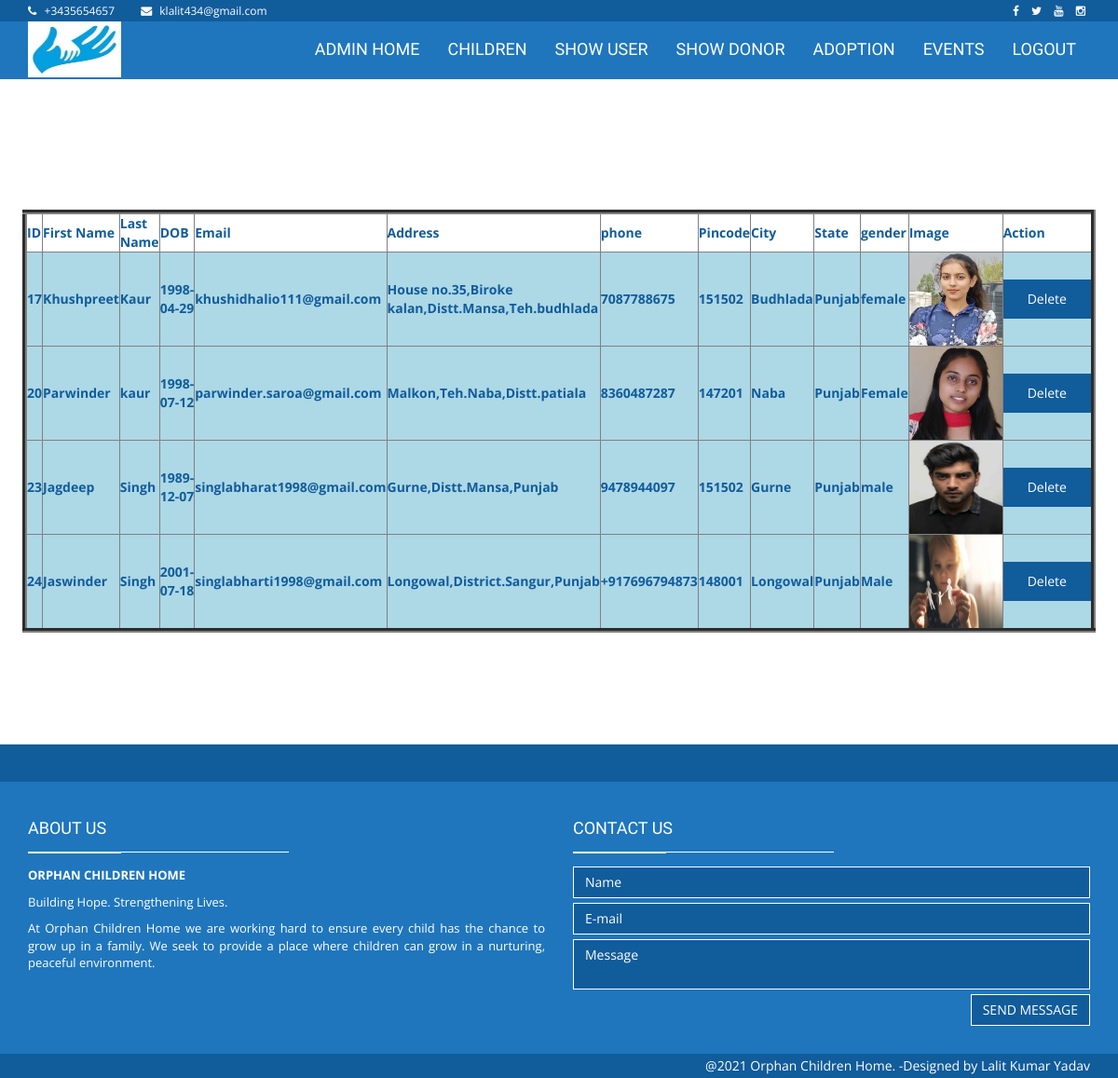
/showregistration/, run on the app's committed database.
### orphanagedata/models.py (models this page shows, shortened)
class NewRegistration(models.Model):
    p_id = models.AutoField( primary_key= True )
    firstname=models.CharField(max_length=100)
    lastname=models.CharField(max_length=100)
    dob=models.CharField(max_length=100)
    fathername=models.CharField(max_length=100)
    email=models.CharField(max_length=100)
    password=models.CharField(max_length=100)
    confirmpassword=models.CharField(max_length=100)
    address=models.CharField(max_length=100)
    phone=models.CharField(max_length=100)
    pincode=models.CharField(max_length=100)
    city=models.CharField(max_length=100)
    state=models.CharField(max_length=100)
    gender=models.CharField(max_length=100)
    user_image=models.ImageField(upload_to='userimages/')

### orphanagedata/views.py (the view)
# urls.py: path('showregistration/', views.showregistration),
def showregistration(request):
    data=NewRegistration.objects.all()
    return render(request,'template/showregistration.html',{"alldata":data})

### orphanagedata/template/showregistration.html (shortened to what this page needs)
{% load static %}
{% include 'template/adminheader.html' %}
{% include 'template/adminmenu.html' %}
<center><table border="5" cellpadding="2" height="90%" width="85%" >
	<tr>
		<th>ID</th><br>
		<th>First Name</th>
		<th>Last Name</th>
		<th>DOB</th>
		<th>Email</th>
		<th>Address</th>
		<th>phone</th>
		<th>Pincode</th>
		<th>City</th>
		<th>State</th>
		<th>gender</th>
		<th>Image</th>
		<th>Action</th>
	</tr>
{% for x in alldata %}
	<tr bgcolor="lightblue">
		<th>{{x.p_id}}</th>
		<th>{{x.firstname}}</th>
		<th>{{x.lastname}}</th>
		<th>{{x.dob}}</th>
		<th>{{x.email}}</th>
		<th>{{x.address}}</th>
		<th>{{x.phone}}</th>
		<th>{{x.pincode}}</th>
		<th>{{x.city}}</th>
		<th>{{x.state}}</th>
		<th>{{x.gender}}</th>
		<th><img src="{{ x.user_image.url }}" height="100" width="100" /></th>
		<th><form action="/deleteuser/" method="post">
		<button type="submit" class="btn btn-primary">Delete</button>
		</form>
		</th>
	</tr>
{% endfor %}
</table></center>
{% include 'template/adminfooter.html' %}

### orphanagedata/template/adminheader.html (shortened to what this page needs)
{% load static %}
<!DOCTYPE html>
<html class="no-js">
    <head>
        <link rel="stylesheet" href="{% static 'assets/css/bootstrap.min.css' %}">
        <link rel="stylesheet" href="{% static 'assets/css/font-awesome.min.css' %}">
        <link rel="stylesheet" href="{% static 'assets/css/owl.carousel.css' %}">
        <link rel="stylesheet" href="{% static 'assets/css/style.css' %}">
    </head>

### orphanagedata/template/adminmenu.html (shortened to what this page needs)
{% load static %}
<header class="main-header">
        <nav class="navbar navbar-static-top">
            <div class="navbar-top">
              <div class="container">
                  <div class="row">
                    <div class="col-sm-6 col-xs-12">
                        <ul class="list-unstyled list-inline header-contact">
                            <li> <i class="fa fa-phone"></i> <a href="tel:">+3435654657 </a> </li>
                             <li> <i class="fa fa-envelope"></i> <a href="klalit434@gmail.com">klalit434@gmail.com</a> </li>
                       </ul>
                    </div>
                    <div class="col-sm-6 col-xs-12 text-right">
                        <ul class="list-unstyled list-inline header-social">
                            <li> <a href="#"> <i class="fa fa-facebook"></i> </a> </li>
                            <li> <a href="#"> <i class="fa fa-twitter"></i>  </a> </li>
                            <li> <a href="#"> <i class="fa fa-youtube"></i>  </a> </li>
                            <li> <a href="#"> <i class="fa fa-instagram"></i>  </a> </li>
                       </ul>
                    </div>
                  </div>
              </div>
            </div>
            <div class="navbar-main">
              <div class="container">
                <div class="navbar-header">
                  <a  href="/index/"><img src="{% static 'assets\images\logo\logo1.jpg' %}" alt="" height="60px" width="100px" style="margin-top:0px;"></a>
                </div>
                <div id="navbar" class="navbar-collapse collapse pull-right">
                  <ul class="nav navbar-nav">
					<li><a href="/admin1/"> ADMIN HOME</a></li>
					<li class="has-child"><a href="#">CHILDREN</a>
                    </li>
                    <li><a href="/showregistration/">SHOW USER</a></li>
                    <li><a href="/showdonor/">SHOW DONOR</a></li>
					<li class="has-child"><a href="#">ADOPTION</a>
                    </li>
					<li class="has-child"><a href="#">EVENTS</a>
                   <li><a href="/logout/">LOGOUT</a></li>
                  </ul>
                </div>
              </div>
            </div>
        </nav>
    </header>

### orphanagedata/template/adminfooter.html (shortened to what this page needs)
{% load static %}
<footer class="main-footer">
        <div class="footer-top">
        </div>
        <div class="footer-main">
            <div class="container">
                <div class="row">
                    <div class="col-md-6">
                        <div class="footer-col">
                            <h4 class="footer-title">About Us <span class="title-under"></span></h4>
                            <div class="footer-content">
                                <p>
                                    <strong>ORPHAN CHILDREN HOME</strong>
									 <p>
								Building Hope. Strengthening Lives.                                </p>
									<p>At Orphan Children Home  we are working hard to ensure every child has the chance to grow up in a family.
									We seek to provide a place where children can grow in a nurturing, peaceful environment.
                                </p>
                            </div>
                        </div>
                    </div>
                    <div class="col-md-6">
                        <div class="footer-col">
                            <h4 class="footer-title">Contact us <span class="title-under"></span></h4>
                            <div class="footer-content">
                                <div class="footer-form">
                                    <div class="footer-form" >
                                    <form action="php/mail.php" class="ajax-form">
                                        <div class="form-group">
                                            <input type="text" name="name" class="form-control" placeholder="Name" required>
                                        </div>
                                         <div class="form-group">
                                            <input type="email" name="email" class="form-control" placeholder="E-mail" required>
                                        </div>
                                        <div class="form-group">
                                            <textarea name="message" class="form-control" placeholder="Message" required></textarea>
                                        </div>
                                         <div class="form-group">
                                            <button type="submit" class="btn btn-submit pull-right"><a href="mailto:klalit434@gmail.com">Send message</a></button>
                                        </div>
                                    </form>
                                </div>
                                </div>
                            </div>
                        </div>
                    </div>
                    <div class="clearfix"></div>
                </div>
            </div>
        </div>
        <div class="footer-bottom">
            <div class="container text-right">
                 @2021 Orphan Children Home. -Designed by Lalit Kumar Yadav
            </div>
        </div>
    </footer>
    </body>
</html>

### orphanagedata/static/assets/css/style.css (style rules this page uses)
h1, h2, h3, h4 { font-family: "Dosis", sans-serif; }
a { color: inherit; }
.navbar-static-top { margin: 0; border: 0; color: #fff; }
.navbar-top { background: #115c9b; font-size: 12px; padding: 3px 0; }
.navbar-top .list-inline { margin-bottom: 0; }
.navbar-top .header-contact li { margin-right: 15px; }
.navbar-top .header-contact li .fa { margin-right: 5px; }
.navbar-main { margin-bottom: 0; color: #fff; background: #1f76bd; }
.navbar-main li a { font-family: "Dosis", sans-serif; font-size: 18px; padding: 20px 15px; border-bottom: 2px solid transparent; }
.footer-top { background: #115c9b; height: 40px; }
.main-footer { background: #1f76bd; color: #fff; }
.main-footer .footer-main { padding: 30px 0; }
.main-footer .footer-title { text-transform: uppercase; margin-bottom: 10px; }
.main-footer .footer-title .title-under { background: #fff; margin: 15px 0; text-align: left; }
.main-footer .footer-title .title-under:after { margin: 0; background: #fff; }
.main-footer .footer-content { text-align: justify; font-size: 13px; }
.footer-bottom { background: #115c9b; padding: 3px; }
.footer-form .form-group { margin-bottom: 5px; }
.footer-form .form-control { background: #115c9b; color: #fff; border: 0; border-radius: 0; margin-bottom: 5px; border: 1px solid #fff; resize: none; }
.footer-form .btn-submit { border-radius: 0; background: #115c9b; text-transform: uppercase; border: 1px solid #fff; -moz-transition: all, 0.5s; -o-transition: all, 0.5s; -webkit-transition: all, 0.5s; transition: all, 0.5s; }
.btn-primary { background: #115c9b; border: none; border-radius: 0; padding: 10px 25px; border: 1px solid transparent; -moz-transition: all, 0.3s; -o-transition: all, 0.3s; -webkit-transition: all, 0.3s; transition: all, 0.3s; }
.title-under { display: block; margin: 5px auto; background: #1f76bd; height: 1px; width: 280px; }
.title-under:after { content: ''; display: block; width: 100px; background: inherit; height: 2px; margin: 0 auto; margin-top: 10px; }
.form-control { border-radius: 0; box-shadow: none; }

### data on the page
NewRegistration: p_id "17", firstname "Khushpreet", lastname "Kaur", dob "1998-04-29", email "khushidhalio111@gmail.com", address "House no.35,Biroke kalan,Distt.Mansa,Teh.budhlada", phone "7087788675", pincode "151502", city "Budhlada", state "Punjab", gender "female", user_image (picture)
NewRegistration: p_id "20", firstname "Parwinder", lastname "kaur", dob "1998-07-12", email "parwinder.saroa@gmail.com", address "Malkon,Teh.Naba,Distt.patiala", phone "8360487287", pincode "147201", city "Naba", state "Punjab", gender "Female", user_image (picture)
NewRegistration: p_id "23", firstname "Jagdeep", lastname "Singh", dob "1989-12-07", email "singlabharat1998@gmail.com", address "Gurne,Distt.Mansa,Punjab", phone "9478944097", pincode "151502", city "Gurne", state "Punjab", gender "male", user_image (picture)
NewRegistration: p_id "24", firstname "Jaswinder", lastname "Singh", dob "2001-07-18", email "singlabharti1998@gmail.com", address "Longowal,District.Sangur,Punjab", phone "+917696794873", pincode "148001", city "Longowal", state "Punjab", gender "Male", user_image (picture)
